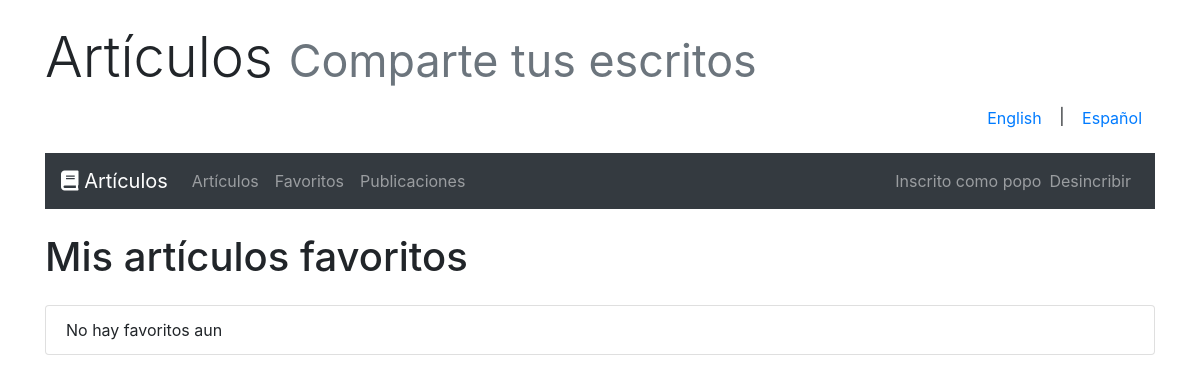
Before: /favourites/ (signed in) with the older database file.
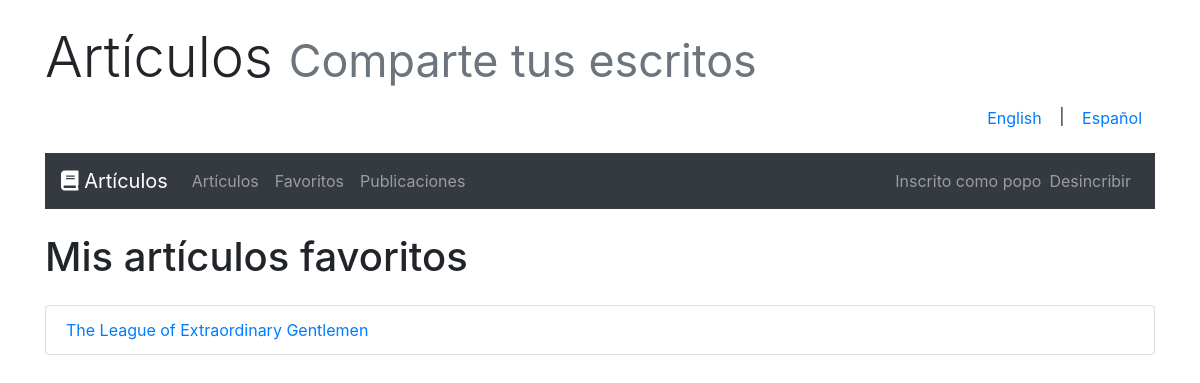
After: the same page with the newer database file.
### articles/models.py (models this page shows, shortened)
class UserFavouriteArticle(models.Model):
    user = models.ForeignKey(User, on_delete=models.CASCADE, null=False)
    article = models.ForeignKey(Article, on_delete=models.CASCADE, null=False)
    class Meta:
        unique_together = ('user', 'article')  # Ensure each user-article pair is unique

class Article(models.Model):
    title = models.CharField(max_length=64, null=False)
    author = models.ForeignKey(User, on_delete=models.CASCADE, null=False)
    created = models.DateTimeField(auto_now_add=True, null=False)
    synopsis = models.CharField(max_length=312, null=False)
    content = models.TextField(null=False)

### articles/views.py (the view)
# urls.py: path('favourites/', views.FavouritesListView.as_view(), name='favourites'),
class FavouritesListView(LoginRequiredMixin, ListView):
    model = UserFavouriteArticle
    template_name = 'articles/favourites_list.html'
    context_object_name = 'favourites'
    def get_queryset(self):
        return UserFavouriteArticle.objects.filter(user=self.request.user)

### articles/templates/articles/favourites_list.html (shortened to what this page needs)
{% extends 'base.html' %}
{% load i18n %}
{% block content %}
<h1 class="mb-4">{% trans "My Favourite Articles" %}</h1>
<ul class="list-group">
    {% for favourite in favourites %}
        <li class="list-group-item">
            <a href="{% url 'article_detail' favourite.article.pk %}">{{ favourite.article.title }}</a>
        </li>
    {% empty %}
        <li class="list-group-item">{% trans "No favourite articles yet." %}</li>
    {% endfor %}
</ul>
{% endblock %}

Changed rows visible on the page:
added UserFavouriteArticle: article "The League of Extraordinary Gentlemen"
Other visible differences:
text no longer shown: "No hay favoritos aun"
